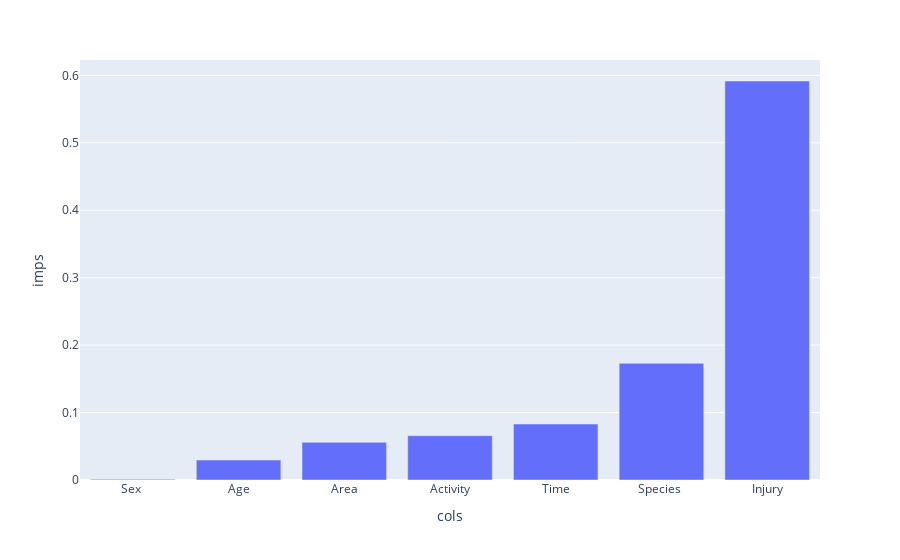

Source (notebook cell):
### Code cell
col_sorted_by_importance=clf.feature_importances_.argsort()
feat_imp=pd.DataFrame({
    'cols':X.columns[col_sorted_by_importance],
    'imps':clf.feature_importances_[col_sorted_by_importance]
})

import plotly_express as px
px.bar(feat_imp, x='cols', y='imps')

### Figure 1 — Plotly figure (JSON) as saved in the notebook; plotly's stock layout.template omitted (floating-point values rounded to 4 significant figures)
{"data": [{"alignmentgroup": "True", "hovertemplate": "cols=%{x}<br>imps=%{y}<extra></extra>", "legendgroup": "", "marker": {"color": "#636efa"}, "name": "", "offsetgroup": "", "orientation": "v", "showlegend": false, "textposition": "auto", "type": "bar", "x": ["Sex ", "Age", "Area", "Activity", "Time", "Species ", "Injury"], "xaxis": "x", "y": [0.001037, 0.02965, 0.05591, 0.06571, 0.083, 0.173, 0.5917], "yaxis": "y"}], "layout": {"barmode": "relative", "legend": {"tracegroupgap": 0}, "margin": {"t": 60}, "xaxis": {"anchor": "y", "domain": [0, 1], "title": {"text": "cols"}}, "yaxis": {"anchor": "x", "domain": [0, 1], "title": {"text": "imps"}}}}
